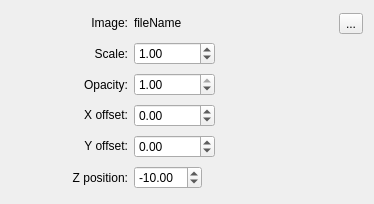
     <widget class="QWidget" name="pagePilots">
      <property name="geometry">
       <rect>
        <x>0</x>
        <y>0</y>
        <width>374</width>
        <height>204</height>
       </rect>
      </property>
      <property name="sizePolicy">
       <sizepolicy hsizetype="Preferred" vsizetype="Fixed">
        <horstretch>0</horstretch>
        <verstretch>0</verstretch>
       </sizepolicy>
      </property>
      <property name="autoFillBackground">
       <bool>true</bool>
      </property>
      <attribute name="label">
       <string>Pilots</string>
      </attribute>
      <layout class="QGridLayout" name="gridLayout_4">
       <item row="0" column="0">
        <widget class="QLabel" name="label_16">
         <property name="sizePolicy">
          <sizepolicy hsizetype="Expanding" vsizetype="Fixed">
           <horstretch>0</horstretch>
           <verstretch>0</verstretch>
          </sizepolicy>
         </property>
         <property name="text">
          <string>Image:</string>
         </property>
         <property name="alignment">
          <set>Qt::AlignRight|Qt::AlignTrailing|Qt::AlignVCenter</set>
         </property>
        </widget>
       </item>
       <item row="0" column="1" colspan="2">
        <layout class="QGridLayout" name="gridLayout_14">
         <item row="0" column="2">
          <widget class="QToolButton" name="buttonPilotImage">
           <property name="text">
            <string>...</string>
           </property>
          </widget>
         </item>
         <item row="0" column="1">
          <widget class="QLabel" name="labelPilotFile">
           <property name="sizePolicy">
            <sizepolicy hsizetype="Preferred" vsizetype="Fixed">
             <horstretch>0</horstretch>
             <verstretch>0</verstretch>
            </sizepolicy>
           </property>
           <property name="text">
            <string>fileName</string>
           </property>
          </widget>
         </item>
        </layout>
       </item>
       <item row="1" column="0">
        <widget class="QLabel" name="label_30">
         <property name="sizePolicy">
          <sizepolicy hsizetype="Expanding" vsizetype="Preferred">
           <horstretch>0</horstretch>
           <verstretch>0</verstretch>
          </sizepolicy>
         </property>
         <property name="text">
          <string>Scale:</string>
         </property>
         <property name="alignment">
          <set>Qt::AlignRight|Qt::AlignTrailing|Qt::AlignVCenter</set>
         </property>
        </widget>
       </item>
       <item row="1" column="1">
        <widget class="QDoubleSpinBox" name="spinPilotScale">
         <property name="sizePolicy">
          <sizepolicy hsizetype="Preferred" vsizetype="Fixed">
           <horstretch>0</horstretch>
           <verstretch>0</verstretch>
          </sizepolicy>
         </property>
         <property name="minimum">
          <double>0.010000000000000</double>
         </property>
         <property name="maximum">
          <double>100.000000000000000</double>
         </property>
         <property name="value">
          <double>1.000000000000000</double>
         </property>
        </widget>
       </item>
       <item row="2" column="0">
        <widget class="QLabel" name="label_11">
         <property name="sizePolicy">
          <sizepolicy hsizetype="Expanding" vsizetype="Preferred">
           <horstretch>0</horstretch>
           <verstretch>0</verstretch>
          </sizepolicy>
         </property>
         <property name="text">
          <string>Opacity:</string>
         </property>
         <property name="alignment">
          <set>Qt::AlignRight|Qt::AlignTrailing|Qt::AlignVCenter</set>
         </property>
        </widget>
       </item>
       <item row="2" column="1">
        <widget class="QDoubleSpinBox" name="spinPilotOpacity">
         <property name="sizePolicy">
          <sizepolicy hsizetype="Preferred" vsizetype="Fixed">
           <horstretch>0</horstretch>
           <verstretch>0</verstretch>
          </sizepolicy>
         </property>
         <property name="minimum">
          <double>0.010000000000000</double>
         </property>
         <property name="maximum">
          <double>1.000000000000000</double>
         </property>
         <property name="singleStep">
          <double>0.010000000000000</double>
         </property>
         <property name="value">
          <double>1.000000000000000</double>
         </property>
        </widget>
       </item>
       <item row="3" column="0">
        <widget class="QLabel" name="label_31">
         <property name="sizePolicy">
          <sizepolicy hsizetype="Expanding" vsizetype="Fixed">
           <horstretch>0</horstretch>
           <verstretch>0</verstretch>
          </sizepolicy>
         </property>
         <property name="text">
          <string>X offset:</string>
         </property>
         <property name="alignment">
          <set>Qt::AlignRight|Qt::AlignTrailing|Qt::AlignVCenter</set>
         </property>
        </widget>
       </item>
       <item row="3" column="1">
        <widget class="QDoubleSpinBox" name="spinPilotX">
         <property name="sizePolicy">
          <sizepolicy hsizetype="Preferred" vsizetype="Fixed">
           <horstretch>0</horstretch>
           <verstretch>0</verstretch>
          </sizepolicy>
         </property>
         <property name="minimum">
          <double>-10000.000000000000000</double>
         </property>
         <property name="maximum">
          <double>10000.000000000000000</double>
         </property>
        </widget>
       </item>
       <item row="3" column="2">
        <spacer name="horizontalSpacer_6">
         <property name="orientation">
          <enum>Qt::Horizontal</enum>
         </property>
         <property name="sizeType">
          <enum>QSizePolicy::Preferred</enum>
         </property>
         <property name="sizeHint" stdset="0">
          <size>
           <width>142</width>
           <height>20</height>
          </size>
         </property>
        </spacer>
       </item>
       <item row="4" column="0">
        <widget class="QLabel" name="label_29">
         <property name="sizePolicy">
          <sizepolicy hsizetype="Expanding" vsizetype="Fixed">
           <horstretch>0</horstretch>
           <verstretch>0</verstretch>
          </sizepolicy>
         </property>
         <property name="text">
          <string>Y offset:</string>
         </property>
         <property name="alignment">
          <set>Qt::AlignRight|Qt::AlignTrailing|Qt::AlignVCenter</set>
         </property>
        </widget>
       </item>
       <item row="4" column="1">
        <widget class="QDoubleSpinBox" name="spinPilotY">
         <property name="sizePolicy">
          <sizepolicy hsizetype="Fixed" vsizetype="Fixed">
           <horstretch>0</horstretch>
           <verstretch>0</verstretch>
          </sizepolicy>
         </property>
         <property name="minimum">
          <double>-10000.000000000000000</double>
         </property>
         <property name="maximum">
          <double>10000.000000000000000</double>
         </property>
        </widget>
       </item>
       <item row="5" column="0">
        <widget class="QLabel" name="label_10">
         <property name="sizePolicy">
          <sizepolicy hsizetype="Expanding" vsizetype="Preferred">
           <horstretch>0</horstretch>
           <verstretch>0</verstretch>
          </sizepolicy>
         </property>
         <property name="text">
          <string>Z position:</string>
         </property>
         <property name="alignment">
          <set>Qt::AlignRight|Qt::AlignTrailing|Qt::AlignVCenter</set>
         </property>
        </widget>
       </item>
       <item row="5" column="1">
        <widget class="QDoubleSpinBox" name="spinPilotZ">
         <property name="sizePolicy">
          <sizepolicy hsizetype="Fixed" vsizetype="Fixed">
           <horstretch>0</horstretch>
           <verstretch>0</verstretch>
          </sizepolicy>
         </property>
         <property name="minimum">
          <double>-100.000000000000000</double>
         </property>
         <property name="maximum">
          <double>100.000000000000000</double>
         </property>
         <property name="value">
          <double>-10.000000000000000</double>
         </property>
        </widget>
       </item>
       <item row="5" column="2">
        <spacer name="horizontalSpacer_7">
         <property name="orientation">
          <enum>Qt::Horizontal</enum>
         </property>
         <property name="sizeType">
          <enum>QSizePolicy::Preferred</enum>
         </property>
         <property name="sizeHint" stdset="0">
          <size>
           <width>142</width>
           <height>20</height>
          </size>
         </property>
        </spacer>
       </item>
      </layout>
     </widget>
